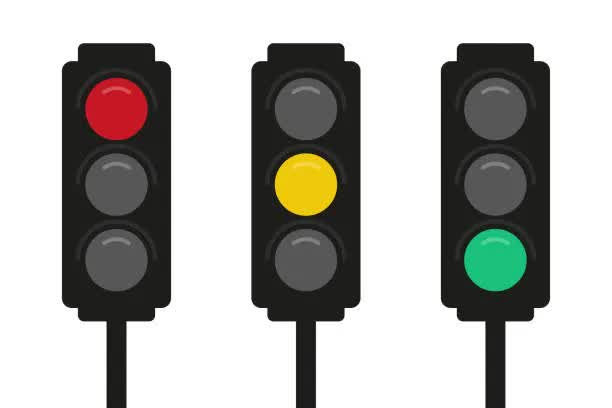
#> input picture py_openCV/images/trafficLight.jpg, 612 x 408 px
$ python traffic_light.py
#> lines starting #> are read from the running program, lines starting #| are printed output that depends on the picture; after the words box and inside, x2 and y2 are one past the last pixel; in counts of white or black regions, pixels touching at a corner belong together
import cv2
import numpy as np

# 이미지 로드
image = cv2.imread('images/trafficLight.jpg')
#> image is the input picture: shape (408, 612, 3); mean B, G, R 176.1, 179.6, 180.2

# BGR 색공간에서 HSV 색공간으로 변환
hsv_image = cv2.cvtColor(image, cv2.COLOR_BGR2HSV)
#> hsv_image: shape (408, 612, 3); mean H, S, V 12.5, 13.8, 182.2

# 색상 범위 정의
# 빨강 색상 범위
lower_red1 = np.array([0, 100, 100])
upper_red1 = np.array([10, 255, 255])
lower_red2 = np.array([160, 100, 100])
upper_red2 = np.array([180, 255, 255])

# 노랑 색상 범위
lower_yellow = np.array([20, 100, 100])
upper_yellow = np.array([30, 255, 255])

# 초록 색상 범위
lower_green = np.array([35, 100, 100])
upper_green = np.array([85, 255, 255])

# 마스크 생성
mask_red1 = cv2.inRange(hsv_image, lower_red1, upper_red1)
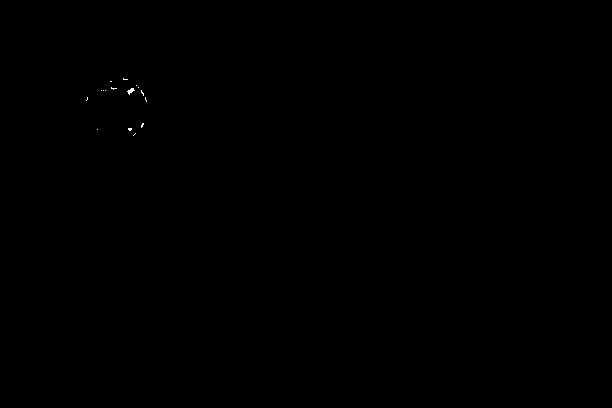
#> mask_red1: shape (408, 612); 0.04% white in thin lines or dots, all inside (x1, y1, x2, y2) = (86, 78, 147, 136)
mask_red2 = cv2.inRange(hsv_image, lower_red2, upper_red2)
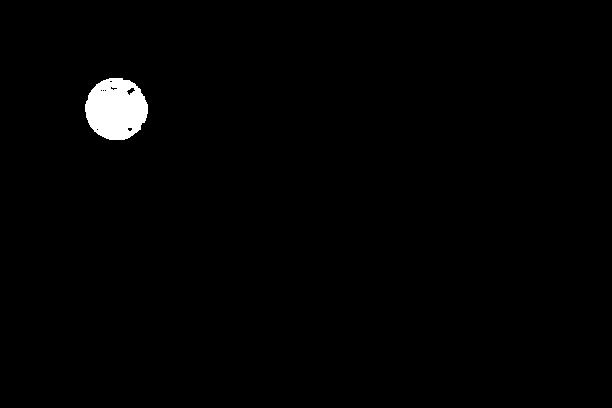
#> mask_red2: shape (408, 612); 1.2% white; 1 white region, box (x1, y1, x2, y2) and area: (85, 78, 148, 140) 2999
mask_red = cv2.add(mask_red1, mask_red2)
#> mask_red: shape (408, 612); 1.2% white; 1 white region, box (x1, y1, x2, y2) and area: (85, 78, 148, 140) 3087

mask_yellow = cv2.inRange(hsv_image, lower_yellow, upper_yellow)
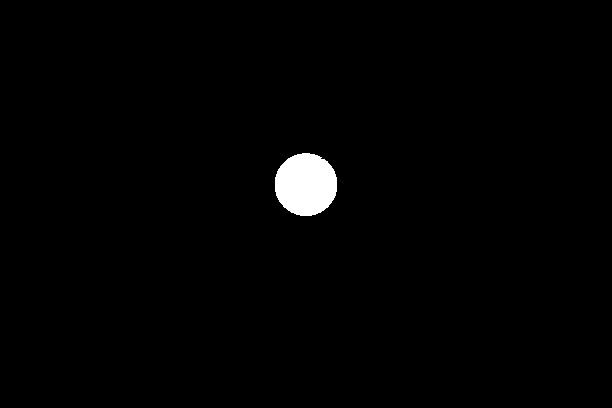
#> mask_yellow: shape (408, 612); 1.2% white; 1 white region, box (x1, y1, x2, y2) and area: (275, 153, 337, 216) 3099
mask_green = cv2.inRange(hsv_image, lower_green, upper_green)
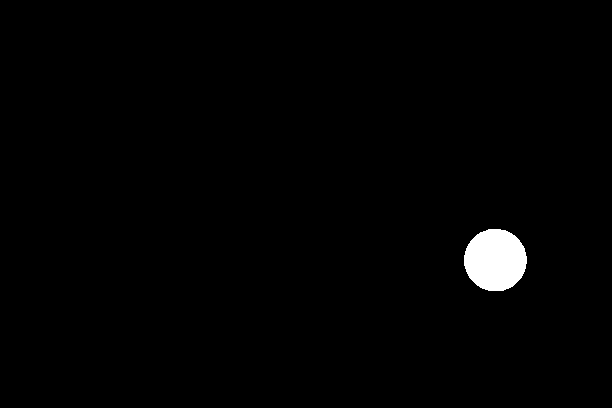
#> mask_green: shape (408, 612); 1.2% white; 1 white region, box (x1, y1, x2, y2) and area: (464, 229, 527, 291) 3079

# 결과 이미지 생성
red_result = cv2.bitwise_and(image, image, mask=mask_red)
yellow_result = cv2.bitwise_and(image, image, mask=mask_yellow)
green_result = cv2.bitwise_and(image, image, mask=mask_green)

# 이미지 출력
cv2.imshow('Red Channel', red_result)
cv2.imshow('Yellow Channel', yellow_result)
cv2.imshow('Green Channel', green_result)

cv2.waitKey(0)
cv2.destroyAllWindows()
